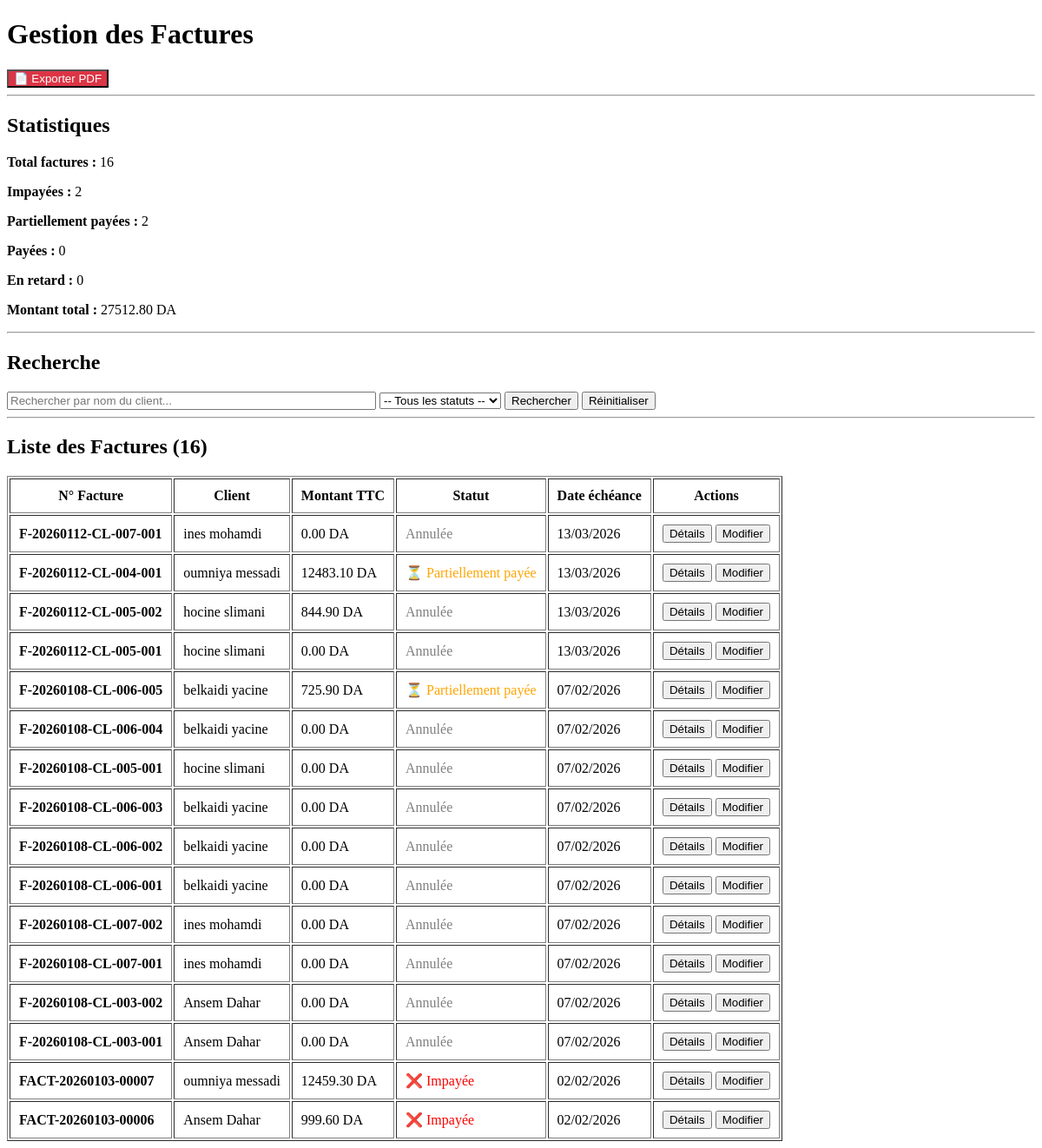
/factures/ (signed in), run on an earlier commit of the app's database.
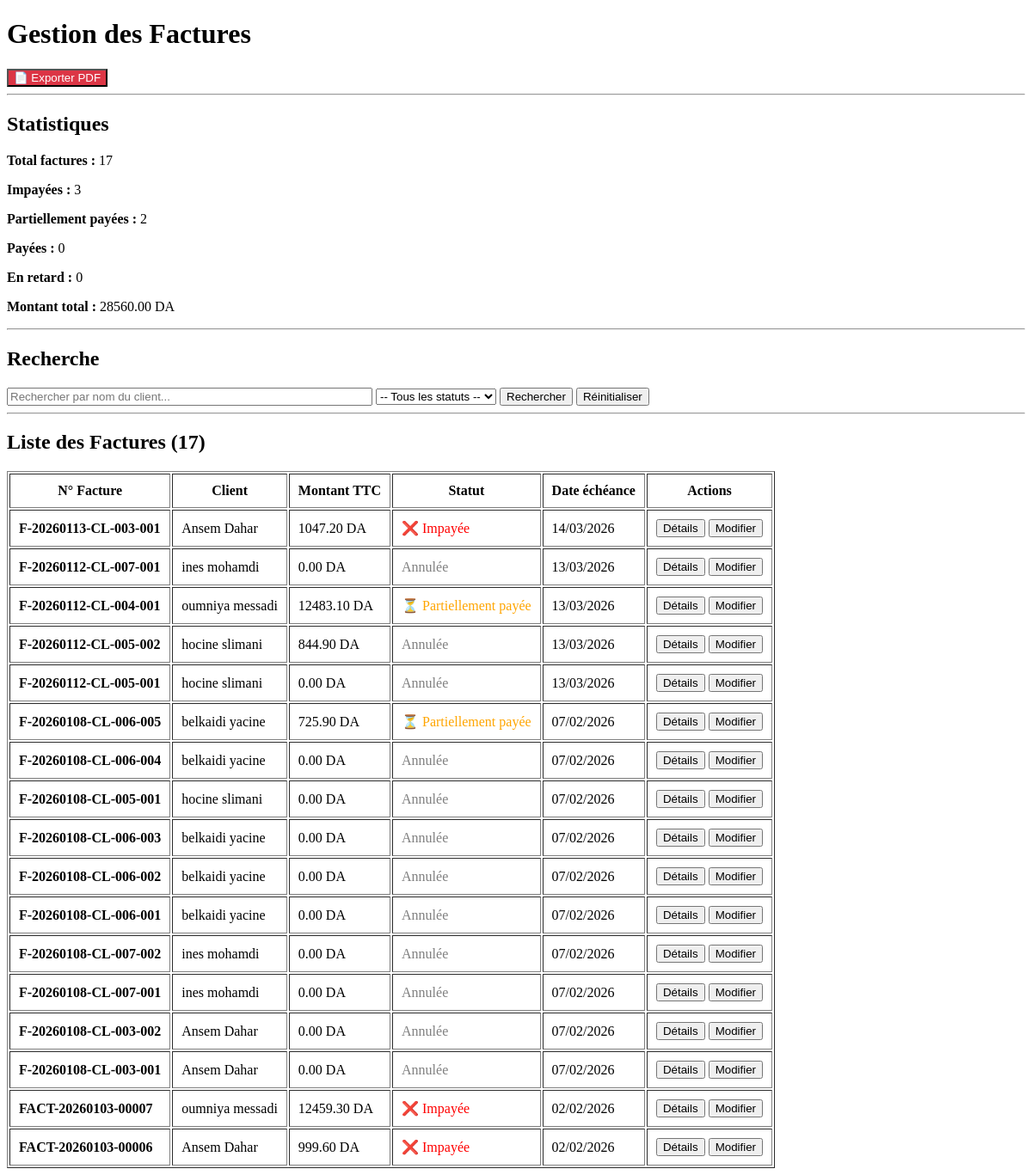
And on a later commit of the database.
### app1/models.py (models this page shows, shortened)
class Facture(models.Model):
    client = models.ForeignKey('Client', on_delete=models.CASCADE, related_name='factures')
    expeditions = models.ManyToManyField('Expedition', related_name='factures')
    numero_facture = models.CharField(max_length=50, unique=True, blank=True)
    montant_ht = models.DecimalField(max_digits=10, decimal_places=2, default=0)
    montant_tva = models.DecimalField(max_digits=10, decimal_places=2, default=0)
    montant_ttc = models.DecimalField(max_digits=10, decimal_places=2, default=0)
    taux_tva = models.DecimalField(max_digits=5, decimal_places=2, default=19.00)
    date_creation = models.DateTimeField(auto_now_add=True)
    date_echeance = models.DateField()
    statut = models.CharField(max_length=20, choices=[('IMPAYEE', 'Impayée'),('PARTIELLEMENT_PAYEE', 'Partiellement payée'),('PAYEE', 'Payée'),('EN_RETARD', 'En retard'),('ANNULEE', 'Annulée'),], default='IMPAYEE')
    remarques = models.TextField(blank=True, null=True)
    cree_par = models.ForeignKey(settings.AUTH_USER_MODEL,on_delete=models.SET_NULL,null=True,blank=True,related_name='factures_creees',verbose_name="Créé par (agent)")
    class Meta:
        ordering = ['-date_creation']

class Client(models.Model):
    nom = models.CharField(max_length=20)
    prenom = models.CharField(max_length=20)
    date_naissance = models.DateField(default='2000-01-01')
    telephone = PhoneNumberField(region='DZ', unique=True)
    email = models.EmailField(blank=True, null=True)
    adresse = models.TextField(blank=True, null=True)
    ville = models.CharField(max_length=100, blank=True, null=True)
    wilaya = models.CharField(max_length=100, blank=True, null=True)
    solde = models.DecimalField(max_digits=12, decimal_places=2, default=0.00)
    date_inscription = models.DateTimeField(auto_now_add=True)
    date_modification = models.DateTimeField(auto_now=True)
    remarques = models.TextField(blank=True, null=True)
    compensation_autorisee = models.BooleanField(default=True,help_text="Autoriser la compensation automatique du crédit sur les factures")

### app1/views.py (the view)
# urls.py: path('factures/', views.liste_factures, name='liste_factures'),
@login_required
def liste_factures(request):
    factures = Facture.objects.all().select_related('client')
    search = request.GET.get('search', '')
    if search:
        factures = factures.filter(
            Q(client__nom__icontains=search) |       # Recherche dans le nom
            Q(client__prenom__icontains=search) |    # Recherche dans le prénom
            Q(numero_facture__icontains=search)      # Recherche dans le numéro
        )
    statut_filter = request.GET.get('statut', '')
    if statut_filter:
        factures = factures.filter(statut=statut_filter)
    factures = factures.order_by('-date_creation')
    stats = {
        'total': Facture.objects.count(),
        'impayees': Facture.objects.filter(statut='IMPAYEE').count(),
        'partiellement_payees': Facture.objects.filter(statut='PARTIELLEMENT_PAYEE').count(),
        'payees': Facture.objects.filter(statut='PAYEE').count(),
        'en_retard': Facture.objects.filter(statut='EN_RETARD').count(),
        'montant_total': Facture.objects.aggregate(Sum('montant_ttc'))['montant_ttc__sum'] or 0,
    }
    statuts = [
        ('IMPAYEE', 'Impayée'),
        ('PARTIELLEMENT_PAYEE', 'Partiellement payée'),
        ('PAYEE', 'Payée'),
        ('EN_RETARD', 'En retard'),
    ]
    return render(request, 'factures/liste.html', {
        'factures': factures,
        'search': search,
        'statut_filter': statut_filter,
        'stats': stats,
        'statuts': statuts,
    })

### app1/templates/factures/liste.html (shortened to what this page needs)
<!DOCTYPE html>
<html lang="fr">
<head>
</head>
<body>
    <h1>Gestion des Factures</h1>
    <a href="{% url 'exporter_factures_pdf' %}"><button style="background: #dc3545; color: white;">📄 Exporter PDF</button></a>
    <hr>
    <h2>Statistiques</h2>
    <p><strong>Total factures :</strong> {{ stats.total }}</p>
    <p><strong>Impayées :</strong> {{ stats.impayees }}</p>
    <p><strong>Partiellement payées :</strong> {{ stats.partiellement_payees }}</p>
    <p><strong>Payées :</strong> {{ stats.payees }}</p>
    <p><strong>En retard :</strong> {{ stats.en_retard }}</p>
    <p><strong>Montant total :</strong> {{ stats.montant_total|floatformat:2 }} DA</p>
    <hr>
    <h2>Recherche</h2>
    <form method="GET">
        <input
            type="text"
            name="search"
            placeholder="Rechercher par nom du client..."
            value="{{ search }}"
            size="50"
        >
        <select name="statut">
            <option value="">-- Tous les statuts --</option>
        </select>
        <button type="submit">Rechercher</button>
        <a href="{% url 'liste_factures' %}"><button type="button">Réinitialiser</button></a>
    </form>
    <hr>
    <h2>Liste des Factures ({{ factures.count }})</h2>
    {% if factures %}
    <table border="1" cellpadding="10">
        <thead>
            <tr>
                <th>N° Facture</th>
                <th>Client</th>
                <th>Montant TTC</th>
                <th>Statut</th>
                <th>Date échéance</th>
                <th>Actions</th>
            </tr>
        </thead>
        <tbody>
            {% for facture in factures %}
            <tr>
                <td><strong>{{ facture.numero_facture }}</strong></td>
                <td>{{ facture.client.prenom }} {{ facture.client.nom }}</td>
                <td>{{ facture.montant_ttc|floatformat:2 }} DA</td>
                <td>
                    {% if facture.statut == 'IMPAYEE' %}
                        <span style="color: red;">❌ {{ facture.get_statut_display }}</span>
                    {% elif facture.statut == 'PARTIELLEMENT_PAYEE' %}
                        <span style="color: orange;">⏳ {{ facture.get_statut_display }}</span>
                    {% elif facture.statut == 'PAYEE' %}
                        <span style="color: green;">✅ {{ facture.get_statut_display }}</span>
                    {% elif facture.statut == 'EN_RETARD' %}
                        <span style="color: darkred;">⚠️ {{ facture.get_statut_display }}</span>
                    {% else %}
                        <span style="color: gray;">{{ facture.get_statut_display }}</span>
                    {% endif %}
                </td>
                <td>{{ facture.date_echeance|date:"d/m/Y" }}</td>
                <td>
                    <a href="{% url 'detail_facture' facture.id %}"><button>Détails</button></a>
                    <a href="{% url 'modifier_facture' facture.id %}"><button>Modifier</button></a>
                </td>
            </tr>
            {% endfor %}
        </tbody>
    </table>
    {% else %}
    <p>Aucune facture trouvée.</p>
    {% endif %}
</body>
</html>

What changed in the data, as far as the page shows it:
added Facture: numero_facture "F-20260113-CL-003-001", client.prenom "Ansem", client.nom "Dahar", montant_ttc "1047.20", statut "Impayée", date_echeance "14/03/2026"
Also different on the page:
{{ stats.total }}: "16" → "17"
{{ stats.impayees }}: "2" → "3"
{{ stats.montant_total|floatformat:2 }}: "27512.80" → "28560.00"
{{ factures.count }}: "16" → "17"
